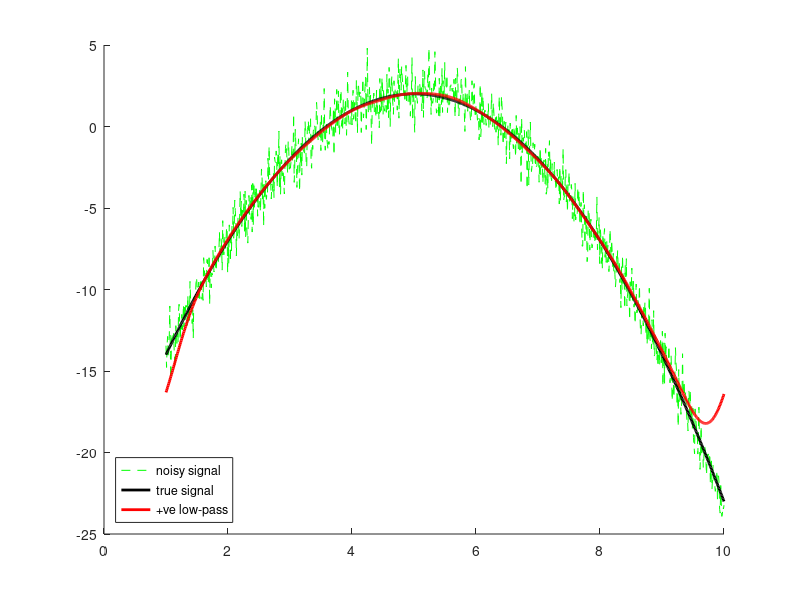

The MATLAB script that drew this image:
% Using a gaussian filter instead (observe that the ripples are gone)

t = linspace(1,10,1024);
x = -(t-5).^2  + 2; 
y = awgn(x,0.5); % adding noise
Y = fft(y);
Y = fftshift(Y);

gauss = exp(-([1:1024]-512).^2/50);
Y1 = Y.*gauss;
y_rect = ifft(ifftshift(Y1));   % gaussian low-pass filtered signal

hold on;
plot(t,y,'g--'); plot(t,x,'k','LineWidth',2); plot(t,y_rect,'r','LineWidth',2);
legend('noisy signal','true signal','+ve low-pass','full low-pass','Location','southwest')